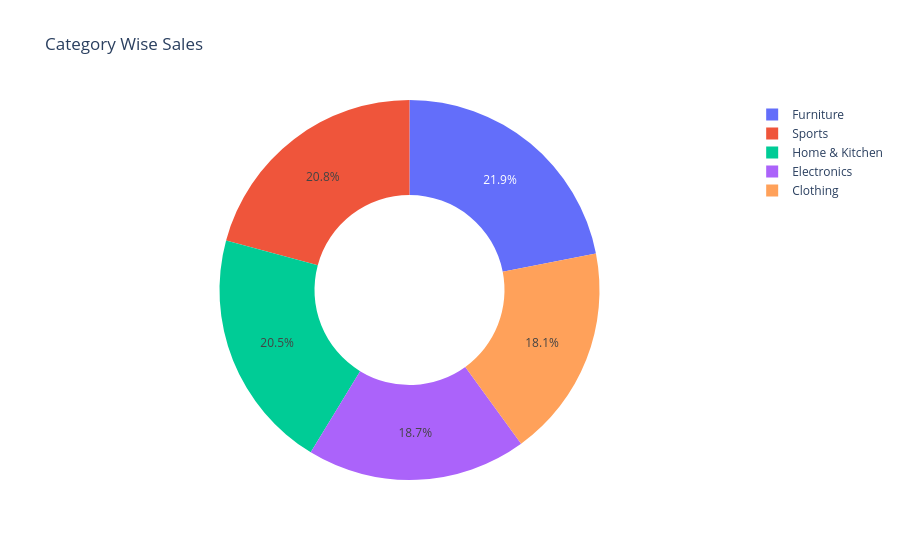

Notebook code for this chart:
### Markdown cell above
**Code Cell 4
Donut Chart**

### Code cell
fig = px.pie( # Pie Chart ko Donut Chart bana deta hai.

    category_sales,

    names="Category",

    values="Sales",

    hole=0.5,

    title="Category Wise Sales"

)

fig.show()

### Figure 1 — Plotly figure (JSON) as saved in the notebook; plotly's stock layout.template omitted (floating-point values rounded to 4 significant figures)
{"data": [{"domain": {"x": [0, 1], "y": [0, 1]}, "hole": 0.5, "hovertemplate": "Category=%{label}<br>Sales=%{value}<extra></extra>", "labels": ["Clothing", "Electronics", "Furniture", "Home & Kitchen", "Sports"], "legendgroup": "", "name": "", "showlegend": true, "type": "pie", "values": [475600000.0, 491400000.0, 576200000.0, 539100000.0, 546700000.0]}], "layout": {"legend": {"tracegroupgap": 0}, "title": {"text": "Category Wise Sales"}}}
